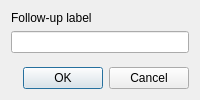
<?xml version="1.0" encoding="UTF-8"?>
<ui version="4.0">
 <class>new_follow_up_dialog</class>
 <widget class="QDialog" name="new_follow_up_dialog">
  <property name="geometry"><rect><x>0</x><y>0</y><width>0</width><height>0</height></rect></property>
  <property name="windowTitle"><string>Add Follow-Up</string></property>
  <property name="windowIcon"><iconset resource="images/icons.qrc"><normaloff>:/misc/meta.png</normaloff>:/misc/meta.png</iconset></property>
  <layout class="QVBoxLayout" name="verticalLayout">
   <item><layout class="QFormLayout" name="formLayout"><property name="fieldGrowthPolicy"><enum>QFormLayout::AllNonFixedFieldsGrow</enum></property><property name="rowWrapPolicy"><enum>QFormLayout::WrapAllRows</enum></property><item row="0" column="0"><widget class="QLabel" name="label_2"><property name="text"><string>Follow-up label</string></property><property name="buddy"><cstring>follow_up_name_le</cstring></property></widget></item><item row="0" column="1"><widget class="QLineEdit" name="follow_up_name_le"><property name="alignment"><set>Qt::AlignCenter</set></property></widget></item></layout></item>
   <item><widget class="QDialogButtonBox" name="buttonBox"><property name="orientation"><enum>Qt::Horizontal</enum></property><property name="standardButtons"><set>QDialogButtonBox::Cancel|QDialogButtonBox::Ok</set></property></widget></item>
  </layout>
 </widget>
 <tabstops><tabstop>follow_up_name_le</tabstop></tabstops>
 <resources><include location="images/icons.qrc"/></resources>
 <connections><connection><sender>buttonBox</sender><signal>accepted()</signal><receiver>new_follow_up_dialog</receiver><slot>accept()</slot></connection><connection><sender>buttonBox</sender><signal>rejected()</signal><receiver>new_follow_up_dialog</receiver><slot>reject()</slot></connection></connections>
</ui>
